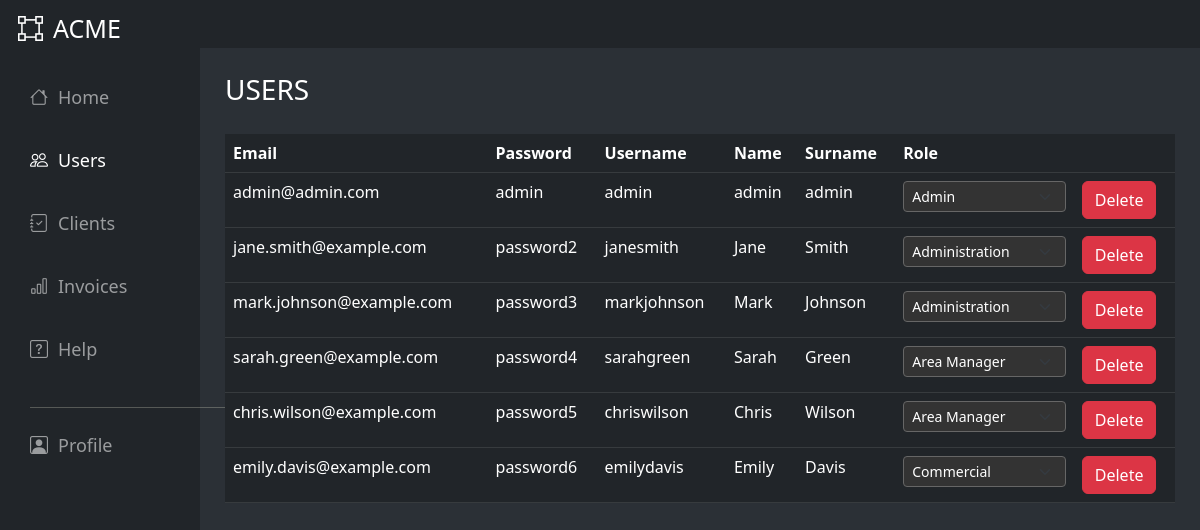
The app's page /FRONT END/dashboard/all_users.php (signed in), older data.
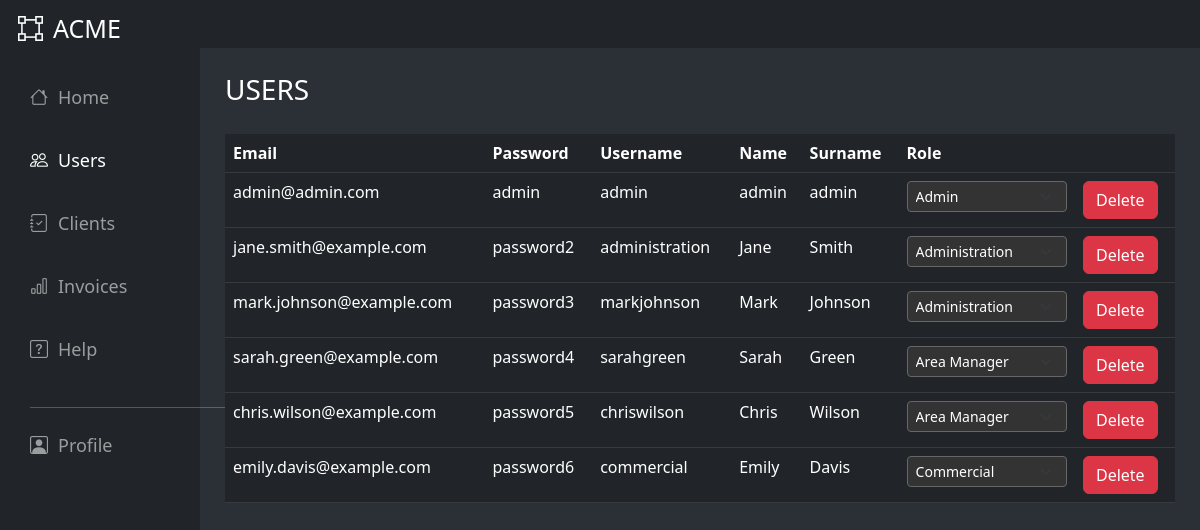
The same page, newer data.
### tables this page shows
CREATE TABLE `user` (
  `ID_User` int NOT NULL,
  `Email` varchar(30) NOT NULL,
  `Password` varchar(30) NOT NULL,
  `Username` varchar(20) NOT NULL,
  `Name` varchar(20) NOT NULL,
  `Surname` varchar(20) NOT NULL,
  `Role` varchar(15) NOT NULL
);

### FRONT END/dashboard/all_users.php (the view, shortened to what this page needs)
<?php
include("../../BACK END/connect.php");
?>
<html>
<head>
    <link href="https://cdn.jsdelivr.net/npm/bootstrap@5.2.3/dist/css/bootstrap.min.css" rel="stylesheet"
>
    <link rel="stylesheet" href="https://cdn.jsdelivr.net/npm/bootstrap-icons@1.3.0/font/bootstrap-icons.css">
</head>
<body class="d-flex flex-column" style="min-height: 100vh">
    <?php if (isset($_SESSION["id"]) && isset($_SESSION["ruolo"])) {
        if ($_SESSION["ruolo"] == "Admin") { ?>
            <div class="container-fluid">
                <div class="row">
                    <div class="col-12 bg-dark vh-10 show d-none d-md-block overflow-hidden"
                        style="color: white;padding-left: 18px;padding-top: 10px;font-size: 25px; width:100%;">
                        <i class="bi bi-bounding-box"></i><span>ACME</span>
                    </div>
                </div>
                <div class="row">
                    <div class="col-md-2 col-lg-2 col-xl-2 bg-dark collapse d-md-block text-nowrap"
                        style="color: beige; padding-right: 10px; align-items: center;" id="nav">
                        <div class="vh-100">
                            <div class="navbar navbar-dark bg-dark">
                                <div class="align-middle" style="font-size: 18px; padding-left: 18px; padding-top: 20px;">
                                    <ul class="navbar-nav">
                                        <li class="nav-item" style="padding-bottom: 20px;">
                                            <a class="nav-link" aria-current="page" href="admin-dashboard.php"><i
                                                    class="bi bi-house"></i>Home</a>
                                        </li>
                                        <li class="nav-item" style="padding-bottom: 20px;">
                                            <a class="nav-link active" aria-current="page" href="#"><i
                                                    class="bi bi-people"></i>Users</a>
                                        </li>
                                        <li class="nav-item" style="padding-bottom: 20px;">
                                            <a class="nav-link" href="clients.php"><i class="bi bi-journal-check"></i>Clients</a>
                                        </li>
                                        <li class="nav-item" style="padding-bottom: 20px;">
                                            <a class="nav-link" href="invoice.php"><i class="bi bi-bar-chart"></i>Invoices</a>
                                        </li>
                                        <li class="nav-item" style="padding-bottom: 20px;">
                                            <a class="nav-link" href="#"><i class="bi bi-question-square"></i>Help</a>
                                        </li>
                                        <hr style="width: 200%; background-color: white;">
                                        <li class="nav-item">
                                            <a class="nav-link" href="profile.php"><i class="bi bi-person-square"></i></i>Profile</a>
                                        </li>
                                    </ul>
                                </div>
                            </div>
                        </div>
                    </div>
                    <div class="col-md-10 col-lg-10 col-xl-10" style="padding:25px">
                        <h3>USERS</h3>
                        <div class="overflow-auto" style="padding-top:20px">
                            <table class="table table-dark">
                                <thead>
                                    <tr>
                                        <th scope="col">Email</th>
                                        <th scope="col">Password</th>
                                        <th scope="col">Username</th>
                                        <th scope="col">Name</th>
                                        <th scope="col">Surname</th>
                                        <th scope="col">Role</th>
                                        <th scope="col"></th>
                                    </tr>
                                </thead>
                                <tbody>
                                    <?php
                                    $result = mysqli_query($connect, "SELECT * from user");
                                    if (mysqli_num_rows($result)) {
                                        while ($user = mysqli_fetch_array($result)) {
                                            ?>
                                            <tr>
                                                <td>
                                                    <?= $user["Email"]; ?>
                                                </td>
                                                <td>
                                                    <?= $user["Password"]; ?>
                                                </td>
                                                <td>
                                                    <?= $user["Username"]; ?>
                                                </td>
                                                <td>
                                                    <?= $user["Name"]; ?>
                                                </td>
                                                <td>
                                                    <?= $user["Surname"]; ?>
                                                </td>
                                                <td>
                                                    <select class="form-select form-select-sm" aria-label="Default select example" name="role"
                                                        id=<?= $user["ID_User"]; ?> onchange='saveChanges(<?= $user["ID_User"] ?>)'>
                                                        <?php
                                                        if ($user["Role"] == "NULL") {
                                                            echo "
                                                        <option selected>Senza ruolo</option>
                                                        <option value='Admin'>Admin</option>
                                                        <option value='Commercial'>Commercial</option>
                                                        <option value='Area Manager'>Area Manager</option>
                                                        <option value='Administration'>Administration</option>";
                                                        } elseif ($user["Role"] == "Administration") {
                                                            echo "
                                                        <option selected>Administration</option>
                                                        <option value='Admin'>Admin</option>
                                                        <option value='Commercial'>Commercial</option>
                                                        <option value='Area Manager'>Area Manager</option>";
                                                        } elseif ($user["Role"] == "Admin") {
                                                            echo "
                                                <option selected>Admin</option>
                                                <option value='Commercial'>Commerciale</option>
                                                <option value='Area Manager'>Area Manager</option>
                                                <option value='Administration'>Administration</option>";
                                                        } elseif ($user["Role"] == "Commercial") {
                                                            echo "
                                                <option selected>Commercial</option>
                                                <option value='Admin'>Admin</option>
                                                <option value='Area Manager'>Area Manager</option>
                                                <option value='Administration'>Administration</option>";
                                                        } elseif ($user["Role"] == "Area Manager") {
                                                            echo "
                                                <option selected>Area Manager</option>
                                                <option value='Admin'>Admin</option>
                                                <option value='Administration'>Administration</option>
                                                <option value>Commercial</option>";
                                                        }
                                                        ?>
                                                    </select>
                                                </td>
                                                <td>
                                                    <button type="button" class="btn btn-danger" data-bs-toggle='modal'
                                                        href='#exampleModalToggle1'
                                                        onclick='deleteUser(<?= $user["ID_User"] ?>)'>Delete</button>
                                                </td>
                                            </tr>
                                            <?php
                                        }
                                    }
                                    ?>
                                </tbody>
                            </table>
                        </div>
                    </div>
                </div>
            </div>
            <?php
        }
    } else {
        echo "Access denied";
    } ?>
</body>
</html>

### FRONT END/dashboard/all_users.php (style rules this page uses)
body { font-family: system-ui, -apple-system, BlinkMacSystemFont, 'Segoe UI', Roboto, Oxygen, Ubuntu, Cantarell, 'Open Sans', 'Helvetica Neue', sans-serif; background-color: #2B3036; color: white; }
i { padding-right: 10px; }
select.form-select { background-color: #333; color: #fff; border-color: #666; }
select.form-select option:checked { background-color: #666; color: #fff; }

Row changes from the older to the newer data that the page shows:
changed user "jane.smith@example.com": Username "janesmith" → "administration"
changed user "emily.davis@example.com": Username "emilydavis" → "commercial"
